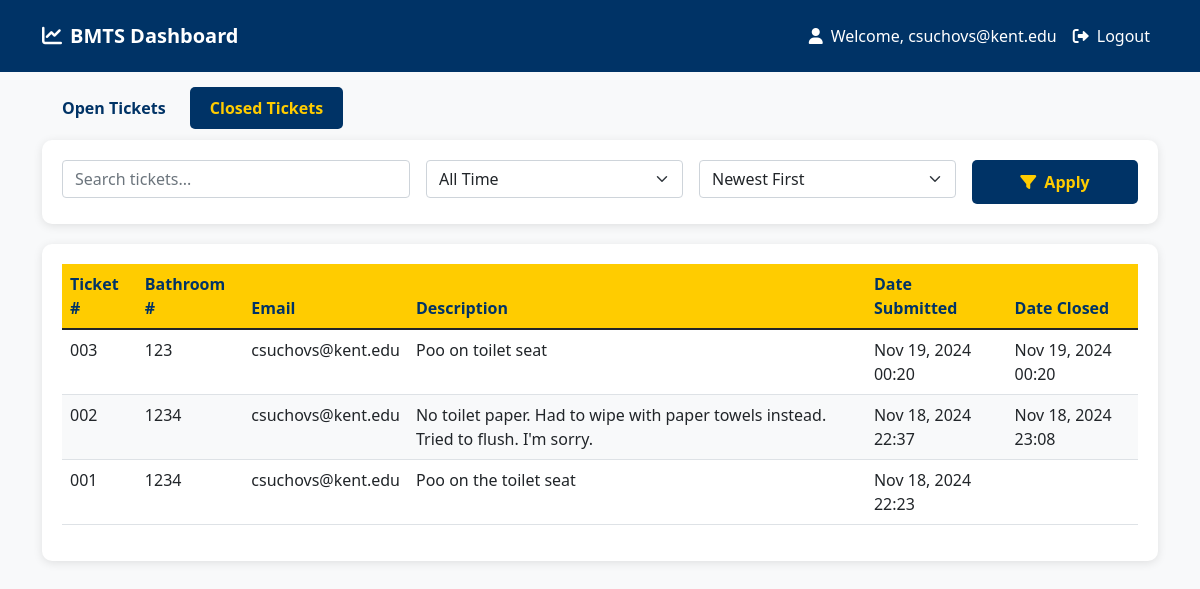
/closed-tickets/ (signed in), run on the app's committed database.
### bmts/models.py (models this page shows, shortened)
class Staff(AbstractBaseUser, PermissionsMixin):
    email = models.EmailField(unique=True)
    first_name = models.CharField(max_length=30)
    last_name = models.CharField(max_length=30)
    is_active = models.BooleanField(default=True)
    is_staff = models.BooleanField(default=False)
    date_joined = models.DateTimeField(auto_now_add=True)
    objects = StaffManager()
    USERNAME_FIELD = 'email'
    REQUIRED_FIELDS = ['first_name', 'last_name']

class MaintenanceTicket(models.Model):
    STATUS_CHOICES = [
        ('Open', 'Open'),
        ('Closed', 'Closed'),
    ]
    bathroom_number = models.CharField(max_length=50)
    email = models.EmailField()
    description = models.TextField()
    date_submitted = models.DateTimeField(auto_now_add=True)
    date_closed = models.DateTimeField(null=True, blank=True)
    status = models.CharField(max_length=20, choices=STATUS_CHOICES, default='Open')
    ticket_number = models.CharField(max_length=10, unique=True, blank=True)

### bmts/views.py (the view, shortened to what this page needs)
# urls.py: path('closed-tickets/', views.closed_tickets, name='closed_tickets'),
@login_required
def closed_tickets(request):
    search_query = request.GET.get('search', '')
    sort_by = request.GET.get('sort', '-date_submitted')
    date_filter = request.GET.get('date_filter', 'all')
    tickets = MaintenanceTicket.objects.filter(status='Closed')
    from datetime import datetime, timedelta
    today = datetime.now().date()
    if date_filter == 'today':
        tickets = tickets.filter(date_submitted__date=today)
    elif date_filter == 'week':
        week_ago = today - timedelta(days=7)
        tickets = tickets.filter(date_submitted__date__gte=week_ago)
    elif date_filter == 'month':
        month_ago = today - timedelta(days=30)
        tickets = tickets.filter(date_submitted__date__gte=month_ago)
    tickets = tickets.order_by(sort_by)
    context = {
        'tickets': tickets,
        'search_query': search_query,
        'sort_by': sort_by,
        'date_filter': date_filter,
    }
    return render(request, 'bmts/closed_tickets.html', context)

### bmts/templates/bmts/closed_tickets.html (shortened to what this page needs)
{% extends 'bmts/tickets_base.html' %}
{% block content %}
<div class="tabs">
    <a href="{% url 'bmts:open_tickets' %}" class="tab-link">Open Tickets</a>
    <a href="{% url 'bmts:closed_tickets' %}" class="tab-link active">Closed Tickets</a>
</div>
<div class="filter-section">
    <form method="get" class="row g-3">
        <div class="col-md-4">
            <input type="text" name="search" class="form-control" placeholder="Search tickets..." value="{{ search_query }}">
        </div>
        <div class="col-md-3">
            <select name="date_filter" class="form-select">
                <option value="all" {% if date_filter == 'all' %}selected{% endif %}>All Time</option>
            </select>
        </div>
        <div class="col-md-3">
            <select name="sort" class="form-select">
                <option value="-date_submitted" {% if sort_by == '-date_submitted' %}selected{% endif %}>Newest First</option>
            </select>
        </div>
        <div class="col-md-2">
            <button type="submit" class="btn action-btn w-100">
                <i class="fas fa-filter me-2"></i>Apply
            </button>
        </div>
    </form>
</div>
<div class="table-container">
    <table class="table tickets-table">
        <thead>
            <tr>
                <th>Ticket #</th>
                <th>Bathroom #</th>
                <th>Email</th>
                <th>Description</th>
                <th>Date Submitted</th>
                <th>Date Closed</th>
            </tr>
        </thead>
        <tbody>
            {% for ticket in tickets %}
            <tr>
                <td>{{ ticket.ticket_number }}</td>
                <td>{{ ticket.bathroom_number }}</td>
                <td>{{ ticket.email }}</td>
                <td>{{ ticket.description }}</td>
                <td>{{ ticket.date_submitted|date:"M d, Y H:i" }}</td>
                <td>{{ ticket.date_closed|date:"M d, Y H:i" }}</td>
            </tr>
            {% empty %}
            <tr>
                <td colspan="6" class="text-center">No closed tickets found.</td>
            </tr>
            {% endfor %}
        </tbody>
    </table>
</div>
{% endblock %}

### bmts/templates/bmts/tickets_base.html (shortened to what this page needs)
<!DOCTYPE html>
<html>
<head>
    <link href="https://cdn.jsdelivr.net/npm/bootstrap@5.1.3/dist/css/bootstrap.min.css" rel="stylesheet">
    <link href="https://cdnjs.cloudflare.com/ajax/libs/font-awesome/6.0.0/css/all.min.css" rel="stylesheet">
</head>
<body class="bg-light">
    <nav class="navbar navbar-expand-lg">
        <div class="container">
            <a class="navbar-brand fw-bold" href="{% url 'bmts:index' %}">
                <i class="fas fa-chart-line me-2"></i>BMTS Dashboard
            </a>
            <div class="navbar-nav ms-auto">
                {% if user.is_authenticated %}
                    <span class="nav-item nav-link welcome-text">
                        <i class="fas fa-user me-2"></i>Welcome, {{ user.email }}
                    </span>
                    <a class="nav-item nav-link" href="{% url 'bmts:logout' %}">
                        <i class="fas fa-sign-out-alt me-2"></i>Logout
                    </a>
                {% endif %}
            </div>
        </div>
    </nav>
    <div class="container mt-4">
        {% block content %}{% endblock %}
    </div>
</body>
</html>

### bmts/templates/bmts/tickets_base.html (style rules this page uses)
:root { --primary-color: #003366; --secondary-color: #ffcc00; }
.navbar { background-color: var(--primary-color) !important; padding: 1rem; }
.navbar-brand, .nav-link, .welcome-text { color: white !important; }
.table-container { margin: 20px 0; background-color: white; border-radius: 10px; box-shadow: 0 2px 10px rgba(0, 0, 0, 0.1); padding: 20px; }
.tickets-table th { background-color: var(--secondary-color); color: var(--primary-color); font-weight: bold; }
.tickets-table tr:nth-child(even) { background-color: #f8f9fa; }
.filter-section { background-color: white; border-radius: 10px; padding: 20px; margin-bottom: 20px; box-shadow: 0 2px 10px rgba(0, 0, 0, 0.1); }
.action-btn { background-color: var(--primary-color); color: var(--secondary-color); border: none; padding: 10px 20px; border-radius: 5px; font-weight: bold; cursor: pointer; }
.tabs { margin-bottom: 20px; }
.tab-link { color: var(--primary-color); font-weight: bold; text-decoration: none; padding: 10px 20px; border-radius: 5px; }
.tab-link.active { background-color: var(--primary-color); color: var(--secondary-color); }

### data on the page
Staff: email "csuchovs@kent.edu"
MaintenanceTicket: ticket_number "003", bathroom_number "123", email "csuchovs@kent.edu", description "Poo on toilet seat", date_submitted "Nov 19, 2024 00:20", date_closed "Nov 19, 2024 00:20"
MaintenanceTicket: ticket_number "002", bathroom_number "1234", email "csuchovs@kent.edu", description "No toilet paper. Had to wipe with paper towels instead. Tried to flush. I'm sorry.", date_submitted "Nov 18, 2024 22:37", date_closed "Nov 18, 2024 23:08"
MaintenanceTicket: ticket_number "001", bathroom_number "1234", email "csuchovs@kent.edu", description "Poo on the toilet seat", date_submitted "Nov 18, 2024 22:23"
